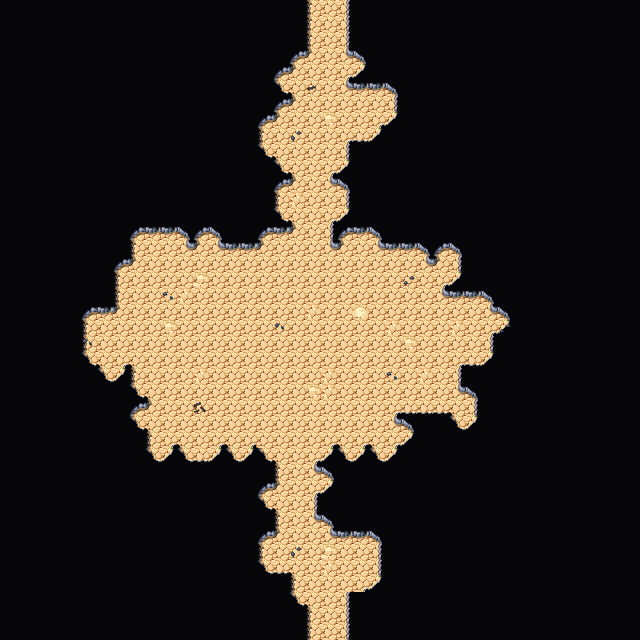

Below is a game level as drawn by its tile map, then a one-line description and the .tmx that defines it (tile-layer data replaced by summaries):
An orthogonal 40x40 tile map with 16x16 px tiles, 4 tile layers (Collision, Background, Walls, Clutter), 2 tilesets and 3 objects.

<map version="1.10" tiledversion="1.10.1" orientation="orthogonal" renderorder="right-down" width="40" height="40" tilewidth="16" tileheight="16" infinite="0" nextlayerid="7" nextobjectid="64">
 <editorsettings>
  <export target="wastetown..tmx" format="tmx" />
 </editorsettings>
 <tileset firstgid="1" source="../../../../common/maps/tileset/main.tsx" />
 <tileset firstgid="10113" source="../../../../common/maps/tileset/buildings.tsx" />
 <layer id="6" name="Collision" width="40" height="40">
  <data>[1600 cells, 0 non-empty, 0 distinct tile ids]</data>
 </layer>
 <layer id="1" name="Background" width="40" height="40">
  <data>[1600 cells, 1600 non-empty, 1 distinct tile ids]</data>
 </layer>
 <layer id="2" name="Walls" width="40" height="40">
  <data>[1600 cells, 1325 non-empty, 17 distinct tile ids]</data>
 </layer>
 <layer id="3" name="Clutter" width="40" height="40">
  <properties>
   <property name="spriteLayer" type="bool" value="true" />
  </properties>
  <data>[1600 cells, 27 non-empty, 10 distinct tile ids]</data>
 </layer>
 <objectgroup id="4" name="Objects">
  <object id="61" template="../../../../common/maps/obj/door_down.tx" x="319.333" y="19.3333">
   <properties>
    <property name="teleport" value="../Shandalar Old Border/maps/map/cave/cave_multilevel_4/cave_23E2.tmx" />
    <property name="teleportObjectId" value="62" />
   </properties>
  </object>
  <object id="62" template="../../../../common/maps/obj/door_up.tx" x="321.655" y="638.393">
   <properties>
    <property name="teleport" value="../Shandalar Old Border/maps/map/cave/cave_multilevel_4/cave_23G2.tmx" />
    <property name="teleportObjectId" value="61" />
   </properties>
  </object>
  <object id="63" template="../../../../common/maps/obj/enemy.tx" x="297.095" y="353.056">
   <properties>
    <property name="enemy" value="Cerodon" />
    <property name="threatRange" type="int" value="40" />
    <property name="waypoints" value="80,77,78" />
   </properties>
  </object>
 </objectgroup>
</map>
